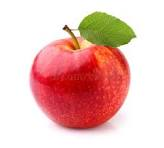
#> input picture curpus/descarga1.jpeg, 164 x 148 px, found by its file name; its folder holds 4 pictures in this run
$ python 0.2.RGB_img.py
#> lines starting #> are read from the running program, lines starting #| are printed output that depends on the picture
import cv2
import numpy as np
import os
import pandas as pd
import matplotlib.pyplot as plt

# Función para convertir una imagen en el vector del canal R (Rojo)
def image_to_r_vector(image_path, size=(4, 4)):
    """
    Convierte una imagen en un vector 1D del canal R.

    :param image_path: La ruta completa de la imagen.
    :param size: Tamaño al que se redimensionará la imagen, por defecto 4x4.
    :return: Un vector 1D del canal R y el canal R en 2D.
    """
#> called with size = (4, 4)
    # Leer la imagen en formato RGB
    image = cv2.imread(image_path, cv2.IMREAD_COLOR)
#> image is the input picture: shape (148, 164, 3); mean B, G, R 184.3, 190.4, 234.1
    if image is None:
        raise ValueError(f"No se pudo leer la imagen en {image_path}")

    # Redimensionar la imagen a un tamaño fijo
    image_resized = cv2.resize(image, size)

    # Separar la imagen en los tres canales B, G, R (OpenCV usa BGR por defecto)
    _, _, r_channel = cv2.split(image_resized)
#> r_channel = [[255, 255, 130, 255], [255, 249, 243, 255], [255, 196, 196, 255], [255, 238, 218, 255]]

    # Aplanar el canal R en un vector 1D
    r_vector = r_channel.flatten()
#> r_vector = [255, 255, 130, 255, 255, 249, 243, 255, 255, 196, 196, 255, 255, 238, 218, 255]

    return r_vector, r_channel

# Función para obtener todos los archivos de imagen en un directorio
def get_image_files(corpus_path, extensions=('.png', '.jpg', '.jpeg')):
    """
    Obtiene todos los archivos de imagen en el directorio especificado.

    :param corpus_path: Ruta del directorio donde están las imágenes.
    :param extensions: Extensiones de archivo permitidas (por defecto: .png, .jpg, .jpeg).
    :return: Lista de nombres de archivos de imagen.
    """
    return [f for f in os.listdir(corpus_path) if f.endswith(extensions)]

# Función para guardar el DataFrame de una matriz R en un archivo Excel
def save_r_vector_to_excel(r_vector, output_path, image_file, size=(4, 4)):
    """
    Guarda un vector R en un archivo Excel como una matriz.

    :param r_vector: Vector del canal R.
    :param output_path: Ruta donde se guardará el archivo Excel.
    :param image_file: Nombre del archivo de imagen (se usará para nombrar el archivo Excel).
    :param size: Tamaño al que se redimensionó la imagen (por defecto 4x4).
    """
#> called with r_vector = array of shape (16,), image_file = 'descarga1.jpeg', size = (4, 4)
    # Crear un DataFrame de 4x4 para el vector R
    r_matrix = r_vector.reshape(size)
#> r_matrix has the same summary as r_channel in image_to_r_vector
    df_r = pd.DataFrame(r_matrix)
#> df_r = table of 4 rows and 4 columns

    # Crear el nombre del archivo Excel
    excel_file = os.path.join(output_path, f'{os.path.splitext(image_file)[0]}_RGB_Vector.xlsx')

    # Guardar el DataFrame en un archivo Excel
    df_r.to_excel(excel_file, index=False, header=False)

    # Mostrar la ruta donde se ha guardado el archivo Excel
    print(f"Archivo guardado en: {excel_file}")

# Función para visualizar el canal R en tonos de rojo
def visualize_r_channel(r_channel, image_file):
    """
    Visualiza el canal R de una imagen en tonos de rojo.

    :param r_channel: El canal R de la imagen en formato 2D.
    :param image_file: Nombre del archivo de imagen para el título de la visualización.
    """
#> called with r_channel = array of shape (4, 4), image_file = 'descarga1.jpeg'
    # Crear canales G y B vacíos
    g_channel = np.zeros_like(r_channel)  # Canal G vacío
    b_channel = np.zeros_like(r_channel)  # Canal B vacío

    # Combinar los canales para formar una imagen RGB
    rgb_image = cv2.merge([b_channel, g_channel, r_channel])

    # Mostrar la imagen con tonos de rojo
    plt.imshow(rgb_image)
    plt.title(f"Canal R Visualizado en Rojo: {image_file}")
    plt.axis('off')
    plt.show()
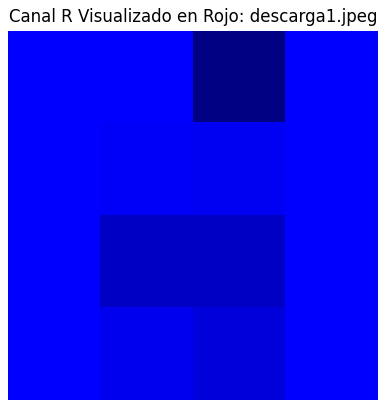
#> figure drawn by matplotlib, 1 panel

# Función principal para procesar todas las imágenes, guardar sus vectores R y visualizarlas
def process_and_visualize_images(corpus_path, output_path, size=(4, 4)):
    """
    Procesa todas las imágenes en un directorio, convierte su canal R en un vector,
    guarda el resultado en archivos Excel y visualiza el canal R en tonos de rojo.

    :param corpus_path: Ruta del directorio donde están las imágenes.
    :param output_path: Ruta donde se guardarán los archivos Excel.
    :param size: Tamaño al que se redimensionarán las imágenes (por defecto 4x4).
    """
    # Obtener todos los archivos de imagen en el directorio
    image_files = get_image_files(corpus_path)

    # Verificar si la carpeta de destino existe, si no, crearla
    if not os.path.exists(output_path):
        os.makedirs(output_path)

    # Iterar a través de cada archivo de imagen
    for image_file in image_files:
        image_path = os.path.join(corpus_path, image_file)  # Ruta completa de la imagen
        r_vector, r_channel = image_to_r_vector(image_path, size)  # Convertir la imagen a vector R

        # Guardar el vector R en un archivo Excel
        save_r_vector_to_excel(r_vector, output_path, image_file, size)

        # Visualizar el canal R en tonos de rojo
        visualize_r_channel(r_channel, image_file)
#> pass 2 of the loop in process_and_visualize_images, `for image_file in image_files:`:
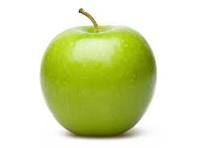
#> input picture curpus/descarga10.jpeg, 201 x 148 px, found by its file name
#> in image_to_r_vector, image is the input picture: shape (148, 201, 3); mean B, G, R 178, 224.8, 216.9
#> in image_to_r_vector (call 2), `_, _, r_channel = cv2.split(image_resized)`: r_channel = [[255, 254, 255, 255], [255, 213, 157, 255], [255, 149, 136, 255], [255, 123, 77, 255]]
#> in image_to_r_vector (call 2), `r_vector = r_channel.flatten()`: r_vector = [255, 254, 255, 255, 255, 213, 157, 255, 255, 149, 136, 255, 255, 123, 77, 255]
#> in visualize_r_channel (call 2), `plt.show()`:
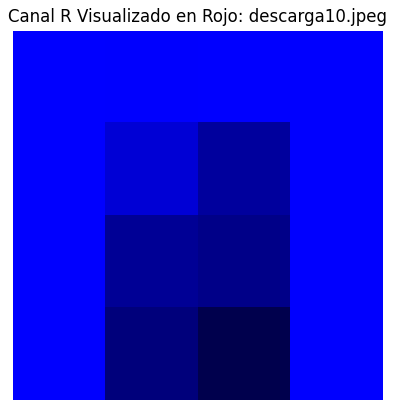
#> figure drawn by matplotlib, 1 panel
#> pass 3 of the loop in process_and_visualize_images, `for image_file in image_files:`:
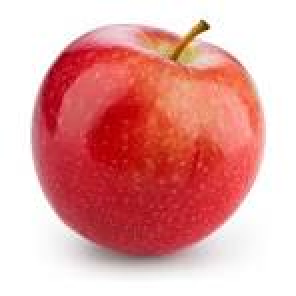
#> input picture curpus/descarga2.jpeg, 148 x 148 px, found by its file name (shown 2 times larger)
#> in image_to_r_vector, image is the input picture: shape (148, 148, 3); mean B, G, R 160.8, 162.8, 228.1
#> in image_to_r_vector (call 3), `_, _, r_channel = cv2.split(image_resized)`: r_channel = [[255, 235, 222, 255], [171, 184, 234, 218], [255, 179, 194, 255], [254, 160, 208, 253]]
#> in image_to_r_vector (call 3), `r_vector = r_channel.flatten()`: r_vector = [255, 235, 222, 255, 171, 184, 234, 218, 255, 179, 194, 255, 254, 160, 208, 253]
#> in visualize_r_channel (call 3), `plt.show()`:
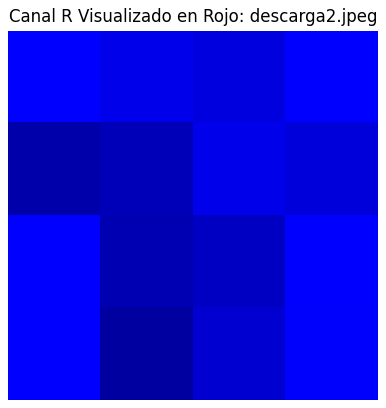
#> figure drawn by matplotlib, 1 panel
#> the loop made 4 passes; the first 3 are shown

# Función principal que orquesta todo- el flujo
def main():
    corpus_path = r'E:\BUAP-MEXICO\DECIMO SEMESTRE\0.2.PROJECT\Imagenes\curpus'
    output_path = r'E:\BUAP-MEXICO\DECIMO SEMESTRE\0.2.PROJECT\Imagenes\RGB_img_corpus_one\0.2.dataImages'
    image_size = (4, 4)  # Tamaño de las imágenes a procesar

    # Procesar todas las imágenes, guardar sus vectores R y visualizarlas
    process_and_visualize_images(corpus_path, output_path, image_size)

# Ejecutar la función principal
if __name__ == "__main__":
    main()
